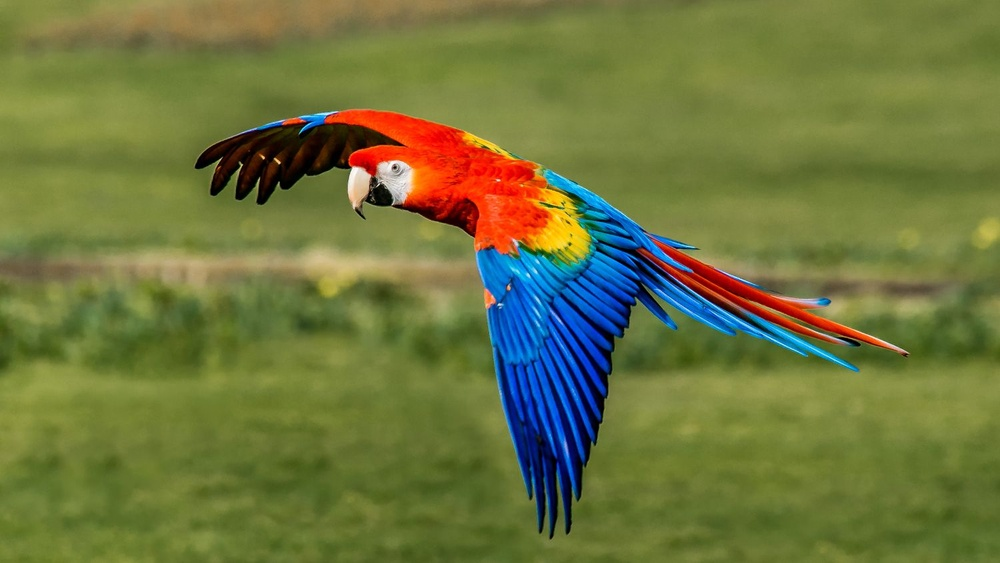
#> input picture test.jpg, 1000 x 563 px, shrunk from 1500 x 844 before the run, given in place of test.png, which was not available
$ python Affine_transformation.py
#> lines starting #> are read from the running program, lines starting #| are printed output that depends on the picture; pictures that were not available may be replaced by others from this repository, and a replacement may not be noted
from __future__ import print_function
import cv2 as cv
import numpy as np

src = cv.imread('C:\\Users\\spadm\\OneDrive\\Desktop\\test.png')
#> src is the input picture: shape (563, 1000, 3); mean B, G, R 61.7, 117.6, 110.2

# Decrease the size of image by half

srcTri = np.array( [[0, 0], [src.shape[1] - 1, 0], [0, src.shape[0] - 1]] ).astype(np.float32)                #src.shape[1] specifically refers to the Width of the image.
#> srcTri = [[0, 0], [999, 0], [0, 562]]
dstTri = np.array( [[0, 0], [(src.shape[1] - 1)*0.5, 0], [0, (src.shape[0] - 1)*0.5]] ).astype(np.float32)
#> dstTri = [[0, 0], [499.5, 0], [0, 281]]

warp_mat = cv.getAffineTransform(srcTri, dstTri)
#> warp_mat = [[0.5, 0, 0], [0, 0.5, 0]]

warp_dst = cv.warpAffine(src, warp_mat, (src.shape[1], src.shape[0]))
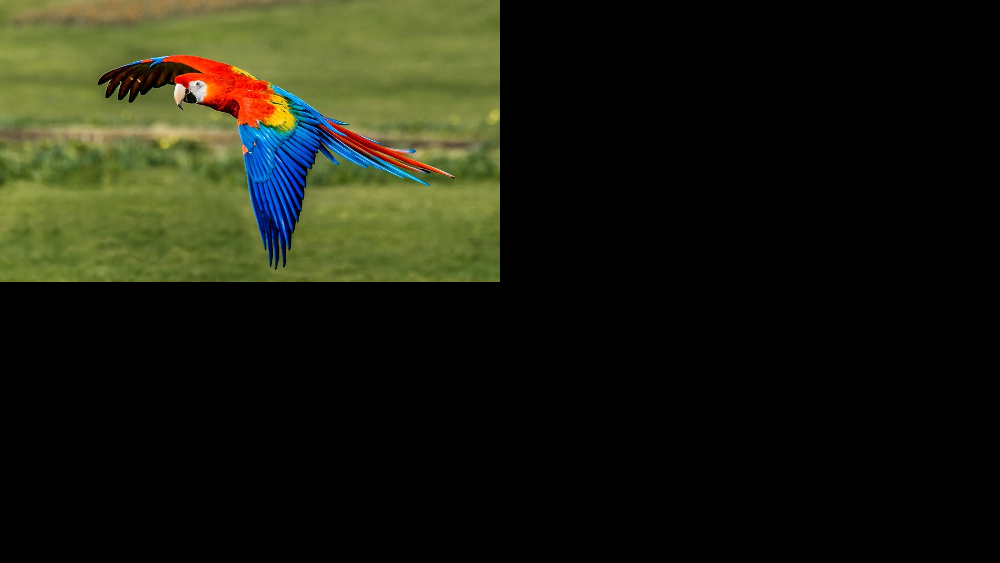
#> warp_dst: shape (563, 1000, 3); mean B, G, R 15.5, 29.4, 27.6

# Rotating the image after Warp

center = (warp_dst.shape[1]//2, warp_dst.shape[0]//2)
angle = 30
scale = 1

rot_mat = cv.getRotationMatrix2D( center, angle, scale )

warp_rotate_dst = cv.warpAffine(warp_dst, rot_mat, (warp_dst.shape[1], warp_dst.shape[0]))
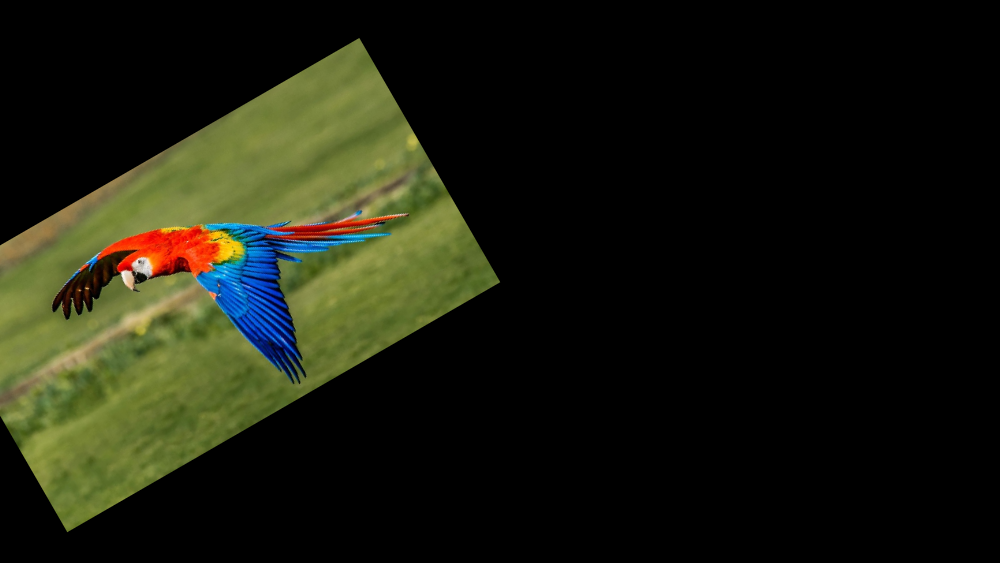
#> warp_rotate_dst: shape (563, 1000, 3); mean B, G, R 14.7, 27.9, 26.2

# Moving the image 5 pixels to left & bottom

srcTri2 = np.array( [[0, 0], [src.shape[1] - 1, 0], [0, src.shape[0] - 1]] ).astype(np.float32)
dstTri2 = np.array( [[0+5, 0+5], [(src.shape[1]*0.5)+5, 0+5], [0+5, ((src.shape[0] - 1)*0.5)+5]] ).astype(np.float32)

warp_mat2 = cv.getAffineTransform(srcTri2, dstTri2)

warp_dst2 = cv.warpAffine(src, warp_mat2, (src.shape[1], src.shape[0]))
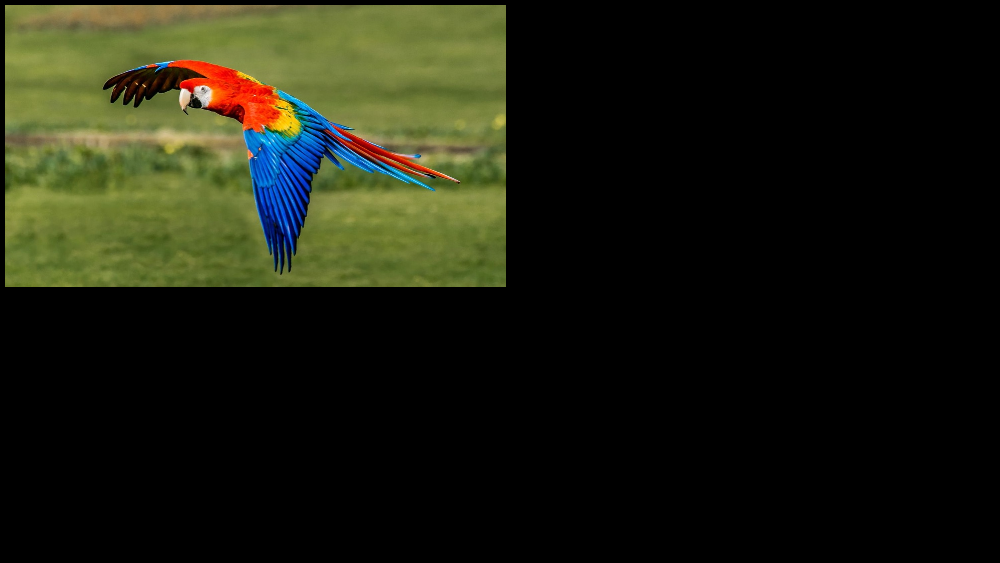
#> warp_dst2: shape (563, 1000, 3); mean B, G, R 15.5, 29.5, 27.6

cv.imshow('Source image', src)
cv.imshow('Warp', warp_dst)
cv.imshow('Warp + Rotate', warp_rotate_dst)
cv.imshow('Warp - 5pixels left & bottom', warp_dst2)
cv.waitKey()
